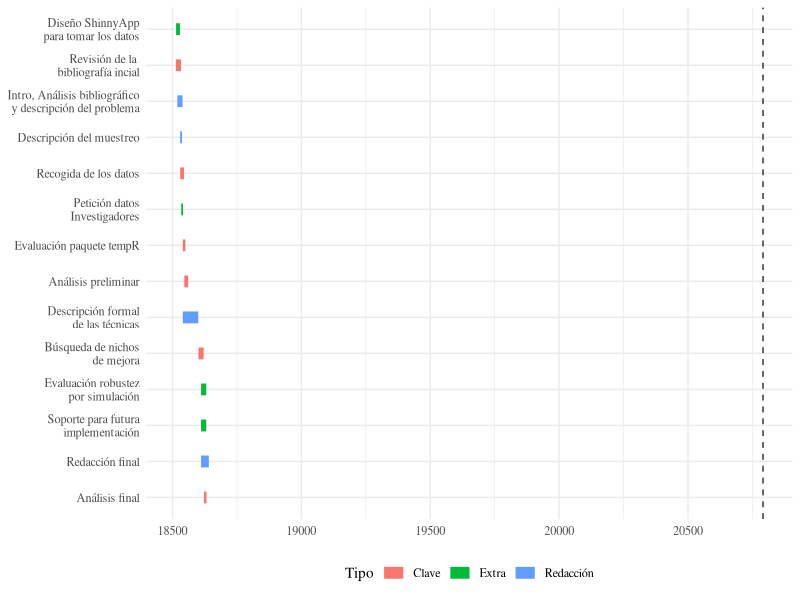
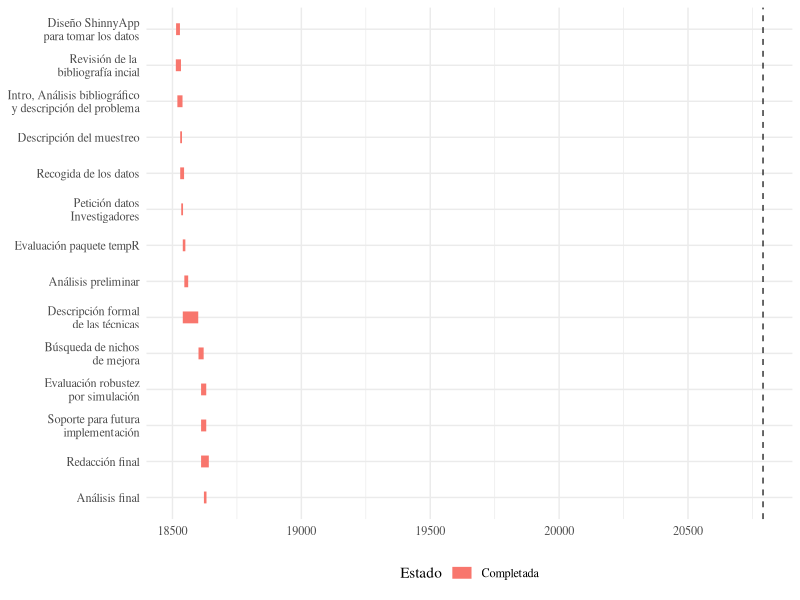

Write the R code that produced these figures, in order.
## ---- chunk 1
knitr::opts_chunk$set(echo = F,warning = F,message = F)

library(tidyverse)
library(lubridate)

# Datos inciales
info <- data.frame(
  Tarea = c("Revisión de la \nbibliografía incial", #1
            "Diseño ShinnyApp\npara tomar los datos",#2
            "Intro, Análisis bibliográfico\n y descripción del problema",#3
            "Recogida de los datos",#4
            "Evaluación paquete tempR",#5
            "Descripción del muestreo",#6
            "Análisis preliminar",#7
            "Descripción formal\n de las técnicas",#8
            "Petición datos\n Investigadores",#9
            "Búsqueda de nichos\n de mejora",#10
            "Análisis final",#11
            "Redacción final",#12
            "Evaluación robustez\n por simulación",#13
            "Soporte para futura\n implementación"#14
            ),
  Tipo = c("Clave",#1
           "Extra",#2
           "Redacción",#3
           "Clave",#4
           "Clave",#5
           "Redacción",#6
           "Clave", # 7
           "Redacción",#8
           "Extra",#9
           "Clave",#10
           "Clave",#11
           "Redacción",#12
           "Extra",#13
           "Extra"#14
           ),
  Duración = c(20,15,20,15,#1:4
               10,7,15,60,#5:8
               7,20,10,30,#9:12
               20,20)#13,14
)


### secuencia de fechas
info$Comienza <- ymd(c("2020-09-08","2020-09-09","2020-09-14",
                   rep(NA,nrow(info) - 3)
                   ))

# Recogida datos comienza cuando shiny acaba
info$Comienza[4] <- 
  info$Comienza[2] + info$Duración[2] + 1

# Revision paquete comienza cuando acaba redacción bibliografia
info$Comienza[5] <- 
  info$Comienza[3] + info$Duración[3] + 1

# Redacción datos comienza cuando acaba Recogida de datos 
info$Comienza[6] <-
  info$Comienza[2] + info$Duración[2] + 1

# Análisis preliminar comienza cuando se acaba la revision del paquete
info$Comienza[7] <-
  info$Comienza[4] + info$Duración[4] + 1

# la redeación técnica comienza a la par que la revision del paquete
info$Comienza[8] <- info$Comienza[5]

# obtención datos otrs.invs comienza cuando acaba la revisión bibliografica bib
info$Comienza[9] <- info$Comienza[1] + info$Duración[1] + 1

# busqueda de nichos de mejora comienza cuando acaba la redacción técnica
info$Comienza[10] <- info$Comienza[8] + info$Duración[8] + 1

# análsis final sigue a nichos de mejora
info$Comienza[11] <- info$Comienza[10] + info$Duración[10] + 1

# análsis final sigue a nichos de mejora
info$Comienza[11] <- info$Comienza[10] + info$Duración[10] + 1

# Comienza en enero la readcción final y los extras
info$Comienza[12] <- "2020-12-15"
info$Comienza[13] <- info$Comienza[12]
info$Comienza[14] <- info$Comienza[12]


info$Finaliza <- info$Comienza + info$Duración

# Estado autoamtico + futura correción Manual

info$Estado <- case_when(
  info$Finaliza < Sys.Date() ~ "Completada",
  info$Finaliza > Sys.Date() & info$Comienza > Sys.Date() ~ "Pendiente",
  info$Finaliza > Sys.Date() & info$Comienza <= Sys.Date() ~"En proceso"
  )


## ---- chunk 2

info$Mid  <-  info$Comienza + info$Duración/2
info$Tarea <- factor(info$Tarea, levels = info$Tarea[order(info$Mid)])

a <- ggplot(info,aes(y = forcats::fct_rev(Tarea), xmin = Comienza,xmax = Finaliza, color = Tipo)) +
  geom_linerange(size = 4) +
  geom_vline(xintercept = Sys.Date(), color = "black", linetype = 2,alpha = 0.8) +
  theme_minimal() +
  theme(legend.position = "bottom",
        axis.title.y = element_blank(),
        text = element_text(family = "serif")
        ) 

a
## ---- chunk 3

info$Mid  <-  info$Comienza + info$Duración/2
info$Tarea <- factor(info$Tarea, levels = info$Tarea[order(info$Mid)])

a <- ggplot(info,aes(y = forcats::fct_rev(Tarea), xmin = Comienza,xmax = Finaliza, color = Estado)) +
  geom_linerange(size = 4) +
  geom_vline(xintercept = Sys.Date(), color = "black", linetype = 2,alpha = 0.8) +
  theme_minimal() +
  theme(legend.position = "bottom",
        axis.title.y = element_blank(),
        text = element_text(family = "serif")
        ) 

a
## ---- chunk 4
library(kableExtra)
 kable(info[,-7]) %>%
   kable_styling(bootstrap_options = c("striped", "hover", "condensed", "responsive")) %>%
   row_spec(which(info$Estado == "En proceso"), bold = T, color = "white", background = "#D7261E") %>%
   row_spec(which(info$Estado == "Completada"), bold = T, color = "white", background = "#19C208")
